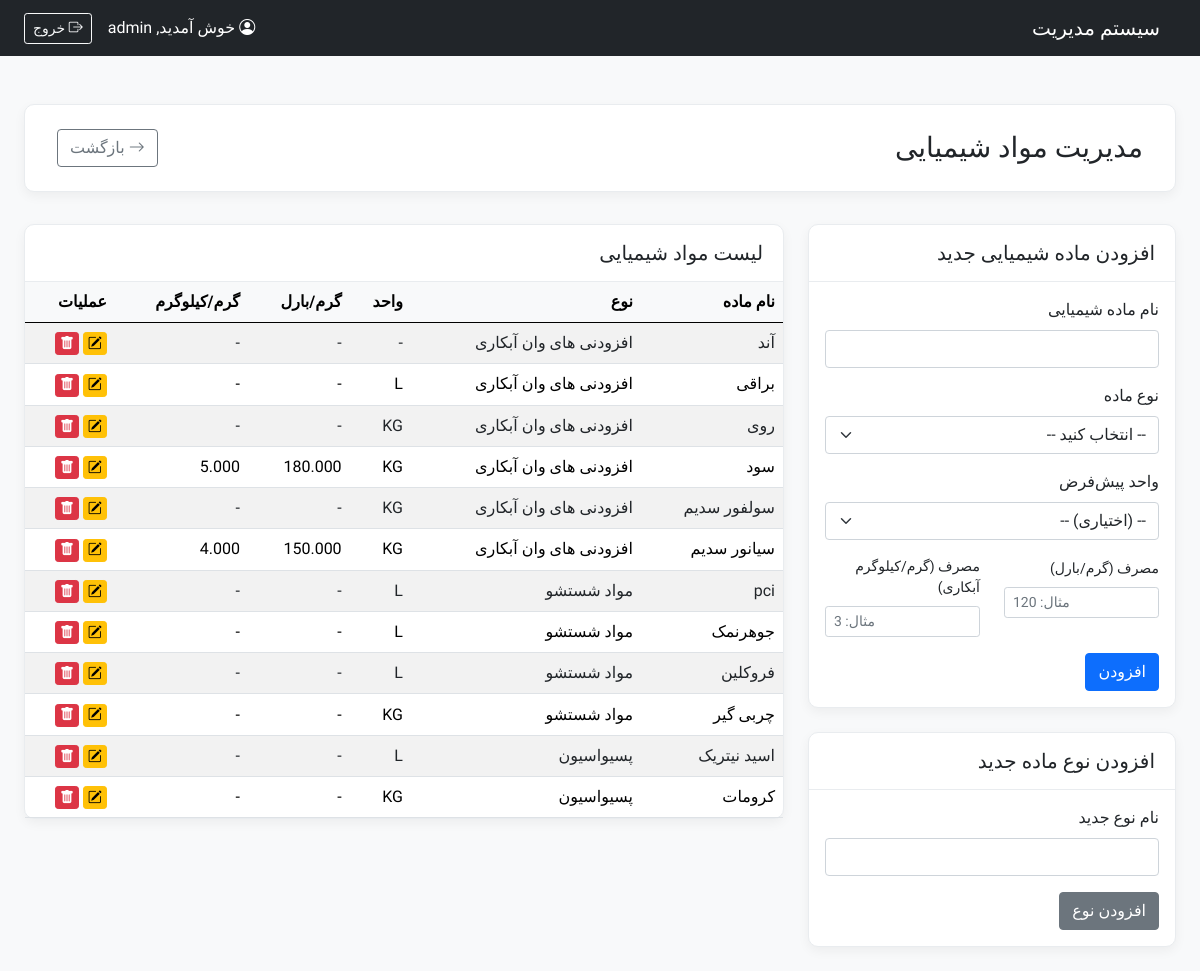
Screenshot of /modules/base_info/chemicals.php (signed in) with the database file from the repository.
### tables this page shows
CREATE TABLE `tbl_chemicals` (
  `ChemicalID` int(11) NOT NULL,
  `ChemicalName` varchar(150) NOT NULL,
  `ChemicalTypeID` int(11) NOT NULL,
  `UnitID` int(11) DEFAULT NULL COMMENT 'FK to tbl_units for default unit',
  `consumption_g_per_barrel` decimal(10,3) DEFAULT NULL COMMENT 'گرم مصرفی به ازای هر بارل',
  `consumption_g_per_kg` decimal(10,3) DEFAULT NULL COMMENT 'گرم مصرفی به ازای هر کیلوگرم آبکاری'
);

CREATE TABLE `tbl_chemical_types` (
  `ChemicalTypeID` int(11) NOT NULL,
  `TypeName` varchar(100) NOT NULL
);

CREATE TABLE `tbl_units` (
  `UnitID` int(11) NOT NULL,
  `UnitName` varchar(50) NOT NULL,
  `Symbol` varchar(10) NOT NULL
);

### config/crud_helpers.php (called while the page is built, shortened)
<?php
function find_all(PDO $pdo, string $sql, array $params = []): array
{
    try {
        $stmt = $pdo->prepare($sql);
        $stmt->execute($params);
        return $stmt->fetchAll(PDO::FETCH_ASSOC);
    } catch (PDOException $e) {
        error_log("Error in find_all: " . $e->getMessage() . " | SQL: " . $sql . " | Params: " . print_r($params, true));
        return [];
    }
}
?>

### modules/base_info/chemicals.php (the view, shortened to what this page needs)
<?php
require_once __DIR__ . '/../../config/init.php';
$editMode = false;
$itemToEdit = null;
$items = find_all($pdo, "SELECT c.*, ct.TypeName as ChemicalTypeName, u.Symbol as UnitSymbol FROM " . TABLE_NAME . " c JOIN tbl_chemical_types ct ON c.ChemicalTypeID = ct.ChemicalTypeID LEFT JOIN tbl_units u ON c.UnitID = u.UnitID ORDER BY ct.TypeName, c.ChemicalName");
include __DIR__ . '/../../templates/header.php';
?>
<div class="page-header d-flex justify-content-between align-items-center">
    <h1 class="h3 mb-0">مدیریت مواد شیمیایی</h1>
    <a href="<?php echo BASE_URL; ?>modules/base_info/index.php" class="btn btn-outline-secondary"><i class="bi bi-arrow-right"></i> بازگشت</a>
</div>
<div class="row">
    <div class="col-lg-4">
        <div class="card content-card mb-4">
            <div class="card-header"><h5 class="mb-0"><?php echo $editMode ? 'ویرایش ماده شیمیایی' : 'افزودن ماده شیمیایی جدید'; ?></h5></div>
            <div class="card-body">
                <form method="POST" action="chemicals.php">
                    <div class="mb-3">
                        <label for="chemical_name" class="form-label">نام ماده شیمیایی</label>
                        <input type="text" class="form-control" id="chemical_name" name="chemical_name" value="<?php echo htmlspecialchars($itemToEdit['ChemicalName'] ?? ''); ?>" required>
                    </div>
                    <div class="mb-3">
                        <label for="chemical_type_id" class="form-label">نوع ماده</label>
                        <select class="form-select" id="chemical_type_id" name="chemical_type_id" required>
                            <option value="">-- انتخاب کنید --</option>
                        </select>
                         </div>
                     <div class="mb-3">
                        <label for="unit_id" class="form-label">واحد پیش‌فرض</label>
                        <select class="form-select" id="unit_id" name="unit_id">
                            <option value="">-- (اختیاری) --</option>
                        </select>
                    </div>
                     <div class="row">
                         <div class="col-md-6 mb-3">
                             <label for="consumption_g_per_barrel" class="form-label small">مصرف (گرم/بارل)</label>
                             <input type="number" step="0.001" class="form-control form-control-sm" id="consumption_g_per_barrel" name="consumption_g_per_barrel" value="<?php echo htmlspecialchars($itemToEdit['consumption_g_per_barrel'] ?? ''); ?>" placeholder="مثال: 120">
                         </div>
                         <div class="col-md-6 mb-3">
                             <label for="consumption_g_per_kg" class="form-label small">مصرف (گرم/کیلوگرم آبکاری)</label>
                             <input type="number" step="0.001" class="form-control form-control-sm" id="consumption_g_per_kg" name="consumption_g_per_kg" value="<?php echo htmlspecialchars($itemToEdit['consumption_g_per_kg'] ?? ''); ?>" placeholder="مثال: 3">
                         </div>
                     </div>
                    <button type="submit" class="btn <?php echo $editMode ? 'btn-success' : 'btn-primary'; ?>"><?php echo $editMode ? 'بروزرسانی' : 'افزودن'; ?></button>
                </form>
            </div>
        </div>
         <div class="card content-card">
            <div class="card-header"><h5 class="mb-0">افزودن نوع ماده جدید</h5></div>
            <div class="card-body">
                <form method="POST" action="chemicals.php">
                     <div class="mb-3">
                        <label for="new_chemical_type_name" class="form-label">نام نوع جدید</label>
                        <input type="text" class="form-control" id="new_chemical_type_name" name="new_chemical_type_name" required>
                    </div>
                    <button type="submit" class="btn btn-secondary">افزودن نوع</button>
                </form>
            </div>
        </div>
    </div>
    <div class="col-lg-8">
        <div class="card content-card">
            <div class="card-header"><h5 class="mb-0">لیست مواد شیمیایی</h5></div>
            <div class="card-body p-0">
                <div class="table-responsive">
                    <table class="table table-striped table-hover table-sm mb-0">
                        <thead><tr><th class="p-2">نام ماده</th><th class="p-2">نوع</th><th class="p-2">واحد</th><th class="p-2">گرم/بارل</th><th class="p-2">گرم/کیلوگرم</th><th class="p-2">عملیات</th></tr></thead>
                        <tbody>
                            <?php foreach ($items as $item): ?>
                            <tr>
                                <td class="p-2"><?php echo htmlspecialchars($item['ChemicalName']); ?></td>
                                <td class="p-2"><?php echo htmlspecialchars($item['ChemicalTypeName']); ?></td>
                                <td class="p-2"><?php echo htmlspecialchars($item['UnitSymbol'] ?? '-'); ?></td>
                                <td class="p-2"><?php echo htmlspecialchars($item['consumption_g_per_barrel'] ?? '-'); ?></td>
                                <td class="p-2"><?php echo htmlspecialchars($item['consumption_g_per_kg'] ?? '-'); ?></td>
                                <td class="p-2">
                                    <a href="?edit_id=<?php echo $item[PRIMARY_KEY]; ?>" class="btn btn-warning btn-sm py-0 px-1"><i class="bi bi-pencil-square"></i></a>
                                    <button type="button" class="btn btn-danger btn-sm py-0 px-1" data-bs-toggle="modal" data-bs-target="#deleteModal<?php echo $item[PRIMARY_KEY]; ?>"><i class="bi bi-trash-fill"></i></button>
                                </td>
                            </tr>
                            <?php endforeach; ?>
                        </tbody>
                    </table>
                </div>
            </div>
        </div>
    </div>
</div>
<?php include __DIR__ . '/../../templates/footer.php'; ?>

### assets/css/style.css (style rules this page uses)
body { font-family: 'Vazirmatn', sans-serif; background-color: #f4f7f9; }
.page-header { background-color: #ffffff; padding: 1.5rem 2rem; border-radius: 10px; margin-bottom: 2rem; box-shadow: 0 4px 12px rgba(0,0,0,0.05); border: 1px solid #e9ecef; }
.content-card { border: 1px solid #e9ecef; border-radius: 10px; box-shadow: 0 4px 12px rgba(0,0,0,0.05); background-color: #ffffff; }
.content-card .card-header { background-color: transparent; border-bottom: 1px solid #e9ecef; font-weight: 600; font-size: 1.1rem; padding: 1rem 1.25rem; }
.table th { font-weight: 600; white-space: nowrap; background-color: #f8f9fa; }
.table td { vertical-align: middle; }

### rows the page displays
tbl_chemicals: ChemicalName "آند", ChemicalTypeID.TypeName "افزودنی های وان آبکاری", UnitSymbol "-", consumption_g_per_barrel "-", consumption_g_per_kg "-"
tbl_chemicals: ChemicalName "براقی", ChemicalTypeID.TypeName "افزودنی های وان آبکاری", UnitID.Symbol "L", consumption_g_per_barrel "-", consumption_g_per_kg "-"
tbl_chemicals: ChemicalName "روی", ChemicalTypeID.TypeName "افزودنی های وان آبکاری", UnitID.Symbol "KG", consumption_g_per_barrel "-", consumption_g_per_kg "-"
tbl_chemicals: ChemicalName "سود", ChemicalTypeID.TypeName "افزودنی های وان آبکاری", UnitID.Symbol "KG", consumption_g_per_barrel "180.000", consumption_g_per_kg "5.000"
tbl_chemicals: ChemicalName "سولفور سدیم", ChemicalTypeID.TypeName "افزودنی های وان آبکاری", UnitID.Symbol "KG", consumption_g_per_barrel "-", consumption_g_per_kg "-"
tbl_chemicals: ChemicalName "سیانور سدیم", ChemicalTypeID.TypeName "افزودنی های وان آبکاری", UnitID.Symbol "KG", consumption_g_per_barrel "150.000", consumption_g_per_kg "4.000"
tbl_chemicals: ChemicalName "pci", ChemicalTypeID.TypeName "مواد شستشو", UnitID.Symbol "L", consumption_g_per_barrel "-", consumption_g_per_kg "-"
tbl_chemicals: ChemicalName "جوهرنمک", ChemicalTypeID.TypeName "مواد شستشو", UnitID.Symbol "L", consumption_g_per_barrel "-", consumption_g_per_kg "-"
tbl_chemicals: ChemicalName "فروکلین", ChemicalTypeID.TypeName "مواد شستشو", UnitID.Symbol "L", consumption_g_per_barrel "-", consumption_g_per_kg "-"
tbl_chemicals: ChemicalName "چربی گیر", ChemicalTypeID.TypeName "مواد شستشو", UnitID.Symbol "KG", consumption_g_per_barrel "-", consumption_g_per_kg "-"
tbl_chemicals: ChemicalName "اسید نیتریک", ChemicalTypeID.TypeName "پسیواسیون", UnitID.Symbol "L", consumption_g_per_barrel "-", consumption_g_per_kg "-"
tbl_chemicals: ChemicalName "کرومات", ChemicalTypeID.TypeName "پسیواسیون", UnitID.Symbol "KG", consumption_g_per_barrel "-", consumption_g_per_kg "-"

### other values shown
$_SESSION['username'] "admin"
